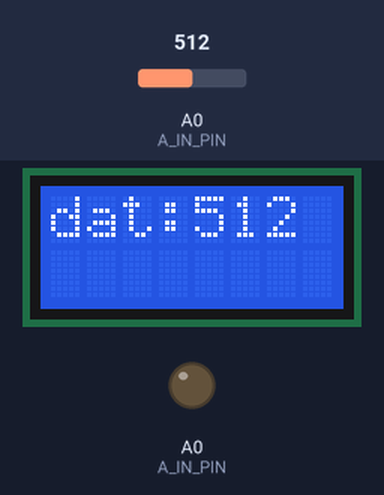
This sketch was run on a simulated Arduino Uno, built with avr-gcc and run on an emulated ATmega328P. On the bench: 8×2 character LCD, output pins drawn as LEDs (lit = HIGH). Inputs (shaded band) come from the test bench; at power-on: A0 (A_IN_PIN) = 512.

Above: at 1.2 s.
1.3 s: A0 (A_IN_PIN) set to 716
At 2.3 s:
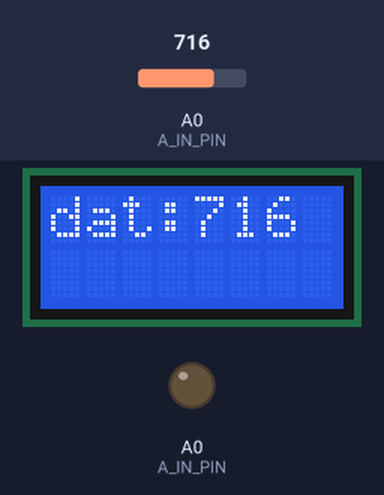
3.5 s: A0 (A_IN_PIN) set to 900
At 5.2 s:
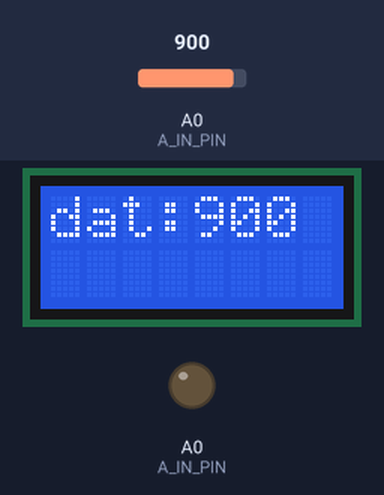
5.5 s: A0 (A_IN_PIN) set to 1023
At 7.1 s:
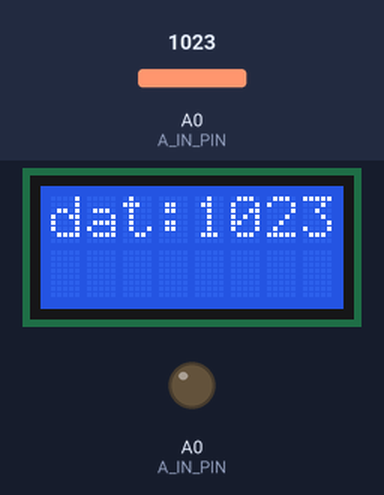
Timing chart, 0 to 8.6 s (numbered marks = the images above; inputs shaded):
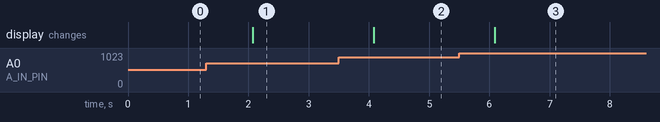

Measured:
- after the input at 1.3 s, the display: changes after 0.77 s (image 1)
- after the input at 3.5 s, the display: changes after 0.58 s (image 2)
- after the input at 5.5 s, the display: changes after 0.59 s (image 3)

The sketch:

SENSE_LCD.ino
```cpp
#include <LiquidCrystal.h>
#define A_IN_PIN A0 // Arduino pin that connects to AOUT pin of moisture sensor

// initialize the library with the numbers of the interface pins
LiquidCrystal lcd(11, 12, 6, 7, 4, 5);

void show(String s){
    lcd.clear();
    lcd.setCursor(0, 0);
    lcd.print(s);
}

void setup() {
    // set up the LCD's number of columns and rows:
    lcd.begin(8, 2);
    Serial.begin(115200);
    pinMode(A_IN_PIN,OUTPUT);
}

void loop() {
    int moisture = analogRead(A_IN_PIN); // read the analog value from sensor
    show("dat:" + String(moisture)) ;
    delay(1000);

    /*
    int moisture = analogRead(Ain_PIN); // read the analog value from sensor

    Serial.print("Moisture: ");
    Serial.println(moisture);

    delay(500);
    */
}
```
